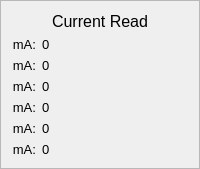
    <widget class="QFrame" name="curRead">
     <property name="frameShape">
      <enum>QFrame::StyledPanel</enum>
     </property>
     <property name="frameShadow">
      <enum>QFrame::Sunken</enum>
     </property>
     <property name="lineWidth">
      <number>2</number>
     </property>
     <layout class="QVBoxLayout" name="verticalLayout_14">
      <item>
       <widget class="QLabel" name="label_6">
        <property name="font">
         <font>
          <pointsize>12</pointsize>
         </font>
        </property>
        <property name="text">
         <string>Current Read</string>
        </property>
        <property name="alignment">
         <set>Qt::AlignCenter</set>
        </property>
       </widget>
      </item>
      <item>
       <layout class="QHBoxLayout" name="horizontalLayout_9">
        <item>
         <layout class="QVBoxLayout" name="verticalLayout_10">
          <item>
           <widget class="QLabel" name="ma1">
            <property name="enabled">
             <bool>true</bool>
            </property>
            <property name="sizePolicy">
             <sizepolicy hsizetype="Minimum" vsizetype="Fixed">
              <horstretch>0</horstretch>
              <verstretch>0</verstretch>
             </sizepolicy>
            </property>
            <property name="font">
             <font>
              <pointsize>10</pointsize>
             </font>
            </property>
            <property name="text">
             <string>mA:</string>
            </property>
            <property name="alignment">
             <set>Qt::AlignRight|Qt::AlignTrailing|Qt::AlignVCenter</set>
            </property>
           </widget>
          </item>
          <item>
           <widget class="QLabel" name="ma2">
            <property name="enabled">
             <bool>true</bool>
            </property>
            <property name="sizePolicy">
             <sizepolicy hsizetype="Minimum" vsizetype="Fixed">
              <horstretch>0</horstretch>
              <verstretch>0</verstretch>
             </sizepolicy>
            </property>
            <property name="font">
             <font>
              <pointsize>10</pointsize>
             </font>
            </property>
            <property name="text">
             <string>mA:</string>
            </property>
            <property name="alignment">
             <set>Qt::AlignRight|Qt::AlignTrailing|Qt::AlignVCenter</set>
            </property>
           </widget>
          </item>
          <item>
           <widget class="QLabel" name="ma3">
            <property name="sizePolicy">
             <sizepolicy hsizetype="Minimum" vsizetype="Fixed">
              <horstretch>0</horstretch>
              <verstretch>0</verstretch>
             </sizepolicy>
            </property>
            <property name="font">
             <font>
              <pointsize>10</pointsize>
             </font>
            </property>
            <property name="text">
             <string>mA:</string>
            </property>
            <property name="alignment">
             <set>Qt::AlignRight|Qt::AlignTrailing|Qt::AlignVCenter</set>
            </property>
           </widget>
          </item>
          <item>
           <widget class="QLabel" name="ma4">
            <property name="sizePolicy">
             <sizepolicy hsizetype="Minimum" vsizetype="Fixed">
              <horstretch>0</horstretch>
              <verstretch>0</verstretch>
             </sizepolicy>
            </property>
            <property name="font">
             <font>
              <pointsize>10</pointsize>
             </font>
            </property>
            <property name="text">
             <string>mA:</string>
            </property>
            <property name="alignment">
             <set>Qt::AlignRight|Qt::AlignTrailing|Qt::AlignVCenter</set>
            </property>
           </widget>
          </item>
          <item>
           <widget class="QLabel" name="ma5">
            <property name="sizePolicy">
             <sizepolicy hsizetype="Minimum" vsizetype="Fixed">
              <horstretch>0</horstretch>
              <verstretch>0</verstretch>
             </sizepolicy>
            </property>
            <property name="font">
             <font>
              <pointsize>10</pointsize>
             </font>
            </property>
            <property name="text">
             <string>mA:</string>
            </property>
            <property name="alignment">
             <set>Qt::AlignRight|Qt::AlignTrailing|Qt::AlignVCenter</set>
            </property>
           </widget>
          </item>
          <item>
           <widget class="QLabel" name="ma6">
            <property name="sizePolicy">
             <sizepolicy hsizetype="Minimum" vsizetype="Fixed">
              <horstretch>0</horstretch>
              <verstretch>0</verstretch>
             </sizepolicy>
            </property>
            <property name="font">
             <font>
              <pointsize>10</pointsize>
             </font>
            </property>
            <property name="text">
             <string>mA:</string>
            </property>
            <property name="alignment">
             <set>Qt::AlignRight|Qt::AlignTrailing|Qt::AlignVCenter</set>
            </property>
           </widget>
          </item>
         </layout>
        </item>
        <item>
         <layout class="QVBoxLayout" name="verticalLayout_13">
          <item>
           <widget class="QLabel" name="mA1">
            <property name="sizePolicy">
             <sizepolicy hsizetype="Expanding" vsizetype="Fixed">
              <horstretch>0</horstretch>
              <verstretch>0</verstretch>
             </sizepolicy>
            </property>
            <property name="font">
             <font>
              <pointsize>10</pointsize>
             </font>
            </property>
            <property name="text">
             <string>0</string>
            </property>
            <property name="alignment">
             <set>Qt::AlignLeading|Qt::AlignLeft|Qt::AlignVCenter</set>
            </property>
           </widget>
          </item>
          <item>
           <widget class="QLabel" name="mA2">
            <property name="sizePolicy">
             <sizepolicy hsizetype="Expanding" vsizetype="Fixed">
              <horstretch>0</horstretch>
              <verstretch>0</verstretch>
             </sizepolicy>
            </property>
            <property name="font">
             <font>
              <pointsize>10</pointsize>
             </font>
            </property>
            <property name="text">
             <string>0</string>
            </property>
            <property name="alignment">
             <set>Qt::AlignLeading|Qt::AlignLeft|Qt::AlignVCenter</set>
            </property>
           </widget>
          </item>
          <item>
           <widget class="QLabel" name="mA3">
            <property name="sizePolicy">
             <sizepolicy hsizetype="Expanding" vsizetype="Fixed">
              <horstretch>0</horstretch>
              <verstretch>0</verstretch>
             </sizepolicy>
            </property>
            <property name="font">
             <font>
              <pointsize>10</pointsize>
             </font>
            </property>
            <property name="text">
             <string>0</string>
            </property>
            <property name="alignment">
             <set>Qt::AlignLeading|Qt::AlignLeft|Qt::AlignVCenter</set>
            </property>
           </widget>
          </item>
          <item>
           <widget class="QLabel" name="mA4">
            <property name="sizePolicy">
             <sizepolicy hsizetype="Expanding" vsizetype="Fixed">
              <horstretch>0</horstretch>
              <verstretch>0</verstretch>
             </sizepolicy>
            </property>
            <property name="font">
             <font>
              <pointsize>10</pointsize>
             </font>
            </property>
            <property name="text">
             <string>0</string>
            </property>
            <property name="alignment">
             <set>Qt::AlignLeading|Qt::AlignLeft|Qt::AlignVCenter</set>
            </property>
           </widget>
          </item>
          <item>
           <widget class="QLabel" name="mA5">
            <property name="sizePolicy">
             <sizepolicy hsizetype="Expanding" vsizetype="Fixed">
              <horstretch>0</horstretch>
              <verstretch>0</verstretch>
             </sizepolicy>
            </property>
            <property name="font">
             <font>
              <pointsize>10</pointsize>
             </font>
            </property>
            <property name="text">
             <string>0</string>
            </property>
            <property name="alignment">
             <set>Qt::AlignLeading|Qt::AlignLeft|Qt::AlignVCenter</set>
            </property>
           </widget>
          </item>
          <item>
           <widget class="QLabel" name="mA6">
            <property name="sizePolicy">
             <sizepolicy hsizetype="Expanding" vsizetype="Fixed">
              <horstretch>0</horstretch>
              <verstretch>0</verstretch>
             </sizepolicy>
            </property>
            <property name="font">
             <font>
              <pointsize>10</pointsize>
             </font>
            </property>
            <property name="text">
             <string>0</string>
            </property>
            <property name="alignment">
             <set>Qt::AlignLeading|Qt::AlignLeft|Qt::AlignVCenter</set>
            </property>
           </widget>
          </item>
         </layout>
        </item>
       </layout>
      </item>
     </layout>
    </widget>
